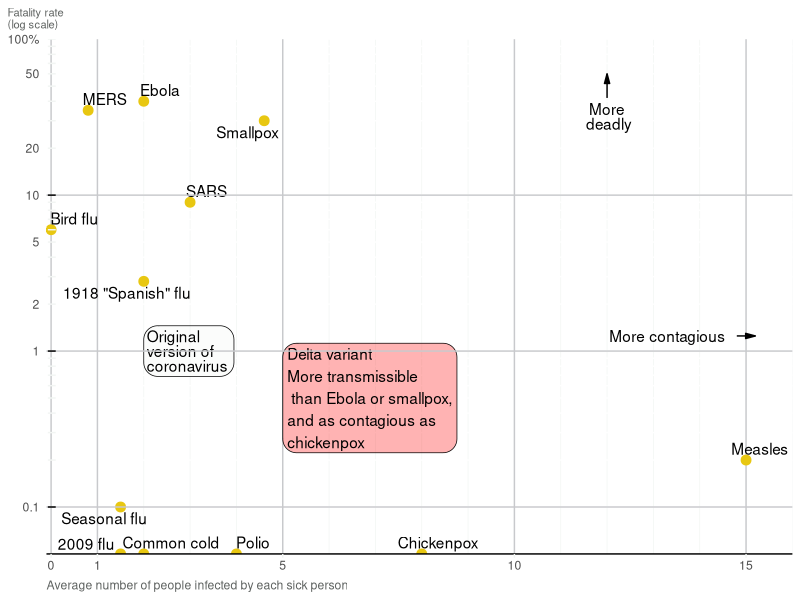

This figure's R source:
## ---- chunk 1

knitr::opts_chunk$set(
  echo = TRUE,
  comment = "",
  fig.pos = "",
  warning = FALSE,
  tidy = TRUE,
  fig.align = "center",
  highlight = TRUE
)

library(tidyverse)
library(rlang)
## ---- chunk 2
library(dplyr)
fake_data <- tibble(
  virus = c(
    "Bird flu",
    "MERS",
    "Ebola",
    "SARS",
    "Smallpox",
    '1918 "Spanish" flu',
    "Seasonal flu",
    "2009 flu",
    "Common cold",
    "Polio",
    "Chickenpox",
    "Measles"
  ),
  fatality_rate = c(6, 35, 40, 9, 30, 2.8, .1, 0, 0, .05, 0, .2),
  R_nought = c(0, .8, 2, 3, 4.6, 2, 1.5, 1.5, 2, 4, 8, 15)
)

## ---- chunk 3
library(ggplot2)
library(ggrepel)

segment_params <-
  tibble(
    x = c(12, 14.8),
    xend = c(12, 15.2),
    y = c(42, 1.25),
    yend = c(60, 1.25)
  )
bold_ticks <- c(.1, 1, 10)
tick_params <-
  tibble(
    y = c(seq(0, 1, .1), seq(2, 10), seq(20, 100, 10)),
    yend = c(seq(0, 1, .1), seq(2, 10), seq(20, 100, 10)),
    x = -.07,
    xend = .1,
  )
ticks_color = if_else(tick_params$y %in% bold_ticks, "black", "#F2F5F3")
hline_params <-
  tibble(
    x = -.1,
    xend = 16,
    y = c(10 ^ (-1:1)),
    yend = y
  )
fake_data %>%
  ggplot(aes(x = R_nought, y = fatality_rate)) +
  geom_point(color = "#E8C711", size = 3) +
  annotate(
    geom = "label",
    x = 2,
    xend = 4,
    y = 1,
    yend = 1,
    label = "Original\nversion of\ncoronavirus",
    label.r = unit(.75, "lines"),
    lineheight = .8,
    hjust = 0,
    fill = "#F2F5F3",
    alpha = .3
  ) +
  annotate(
    geom = "label",
    x = 5,
    xend = 9,
    y = .5,
    yend = 1.5,
    label = "Delta variant\nMore transmissible\n than Ebola or smallpox,\nand as contagious as\nchickenpox",
    label.r = unit(.75, "lines"),
    linehieght = .8,
    linetype = "dashed",
    hjust = 0,
    fill = "red",
    alpha = .3
  ) +
  geom_text_repel(aes(label = virus),
                  min.segment.length = Inf,
                  box.padding = .2) +
  geom_segment(
    data = segment_params,
    aes(
      x = x,
      y = y,
      xend = xend,
      yend = yend
    ),
    color = "black",
    arrow = arrow(
      type = "closed",
      length = unit(.1, "inches"),
      angle = 15
    ),
    arrow.fill = "black",
    inherit.aes = FALSE
  ) +
  geom_segment(
    data = hline_params,
    aes_all(names(hline_params)),
    color = "#C8C9CC",
    inherit.aes = FALSE
  ) +
  geom_segment(data = tick_params,
               aes(
                 x = x,
                 y = y,
                 xend = xend,
                 yend = yend
               ),
               color = ticks_color) +
  annotate(
    "text",
    x = segment_params$x[1],
    y = segment_params$y[1] - 10,
    label = "More\n deadly",
    lineheight = .8,
    face = "bold"
  ) +
  annotate(
    "text",
    x = segment_params$x[2] - 1.5,
    y = segment_params$y[2],
    lineheight = 4,
    face = "bold",
    label = "More contagious"
  ) +
  scale_x_continuous(
    breaks = c(0, 1, seq(5, 15, 5)),
    minor_breaks = c(2:4, 6:9, 11:14, 16),
    expand = expansion()
  )  +
  scale_y_continuous(
    trans = "log10",
    breaks = c(seq(0, 1, .1), seq(2, 10), seq(20, 100, 10)),
    expand = expansion(),
    labels = c(
      "",
      "0.1",
      rep("", 8),
      "1",
      "2",
      rep("", 2),
      "5",
      rep("", 4),
      "10",
      "20",
      rep ("", 3),
      "50",
      rep("", 3),
      "100%"
    )
  ) +
  expand_limits(x = 16, y = c(-5, 100)) +
  labs(title = "Fatality rate\n(log scale)", caption = "Average number of people infected by each sick person") +
  theme(
    panel.background = element_rect(fill = "white"),
    panel.grid.major.x = element_line(color = "#C8C9CC"),
    panel.grid.minor.y = element_blank(),
    panel.grid.minor.x = element_line(color = "#F2F5F3"),
    axis.line.y = element_blank(),
    axis.line.x = element_line(color = "black"),
    axis.title = element_blank(),
    axis.ticks.x = element_line(color = "#F2F5F3"),
    axis.ticks.y = element_blank(),
    plot.title = element_text(size = 8, color = "#5F6361"),
    plot.title.position = "plot",
    plot.caption = element_text(color = "#5F6361", hjust = 0),
  ) 
